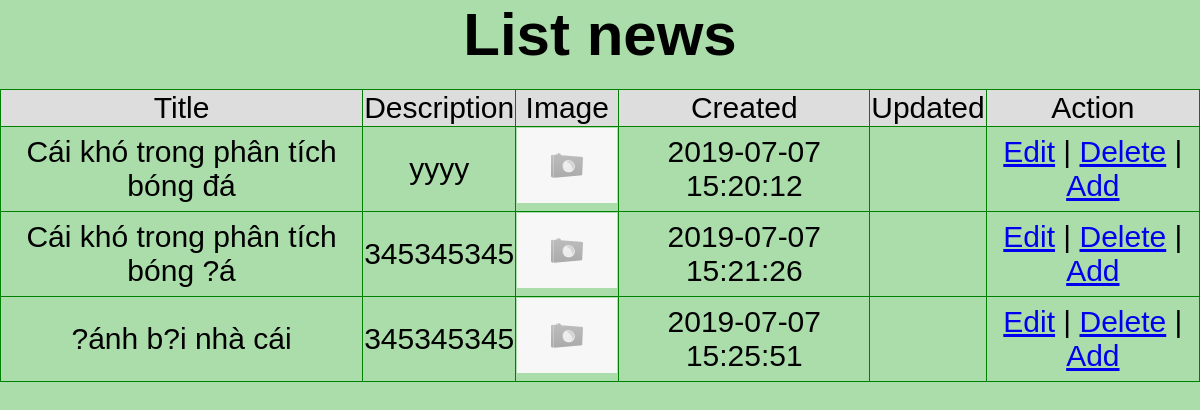
The app's page /list_news.php with its own data.
### tables this page shows
CREATE TABLE `news` (
  `id` int(10) NOT NULL,
  `title` varchar(255) NOT NULL,
  `description` text NOT NULL,
  `image` varchar(255) NOT NULL DEFAULT 'default.png',
  `created` datetime NOT NULL DEFAULT CURRENT_TIMESTAMP,
  `updated` datetime DEFAULT NULL
);

### list_news.php (the view, shortened to what this page needs)
<!DOCTYPE html>
<html>
<head>
	<link rel="stylesheet" type="text/css" href="css.css">
</head>
<body>
<?php
	require_once 'config/connect.php';
	$sql = "SELECT * FROM news";
	$listNews = mysqli_query($connect, $sql);
?>
	<h1>List news</h1>
	<table>
		<thead>
			<tr>
				<td>Title</td>
				<td>Description</td>
				<td>Image</td>
				<td>Created</td>
				<td>Updated</td>
				<td>Action</td>
			</tr>
		</thead>
	<?php
		while ($news = $listNews->fetch_assoc()) {
			$id = $news['id'];
	?>
		<tbody>
			<tr>
				<td><?php echo $news['title']?></td>
				<td><?php echo $news['description']?></td>
				<td><img src="uploads/<?php echo $news['image']?>"></td>
				<td><?php echo $news['created']?></td>
				<td><?php echo $news['updated']?></td>
				<td>
					<a href="edit_news.php?id=<?php echo $id?>">Edit</a> | <a href="delete_news.php?id=<?php echo $id?>">Delete</a> | <a href="add_news.php">Add</a>
				</td>
			</tr>
		</tbody>
	<?php
		}
	?>
	</table>
	</body>
</html>

### css.css (style rules this page uses)
* { margin: 0 auto; padding: 0 auto; }
body { font-family: arial; font-size: 30px; background: #ada; }
h1 { text-align: center; margin-bottom: 20px; }
img { width: 100px; }
table, tr, td, th { border:1px solid green; }
table { width: 100%; border-collapse: collapse; text-align: center; margin-top: 10px; }
thead { background-color: #DDDDDD; }
tbody tr:nth-child(odd) { background-color: #ada; }

### records on screen
news: title "Cái khó trong phân tích bóng đá", description "yyyy", image (placeholder picture), created "2019-07-07 15:20:12"
news: title "Cái khó trong phân tích bóng ?á", description "345345345", image (placeholder picture), created "2019-07-07 15:21:26"
news: title "?ánh b?i nhà cái", description "345345345", image (placeholder picture), created "2019-07-07 15:25:51"
